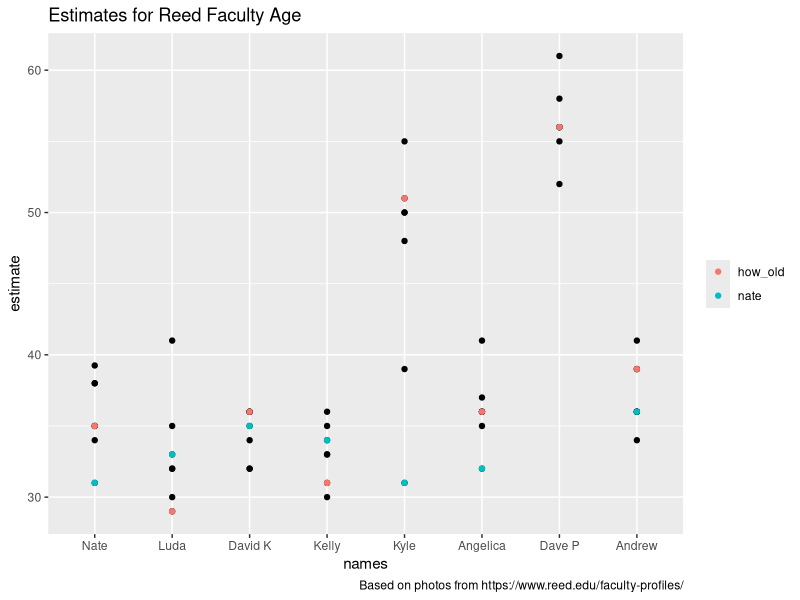

The R source for this figure:
## ---- chunk 1
knitr::opts_chunk$set(echo = TRUE)
library(tidyverse)
## ---- chunk 2
g1_id <- c("Ngoc", "Rohan", "Bhav", "Maxwell")
g2_id <- c("Group 37")
g3_id <- c("Simon", "Isabelle", "Ingrid")
g4_id <- c("Robin", "Taylor", "Arai")
g5_id <- c("Straight Up Vibes")
## ---- chunk 3
g1 <- c(34, 32, 32, 30, 50, 36, 58, 36)
g2 <- c(38, 30, 32, 35, 55, 41, 61, 34)
g3 <- c(38, 41, 36, 33, 50, 36, 56, 41)
g4 <- c(50.5, 35.7, 37.1, 37.4, 83.1, 39.5, 94.5, 45.2)
g4_2 <- c(39.25, 35, 36, 36, 48, 37, 52, 39)
g5 <- c(35, 32, 34, 33, 39, 35, 55, 36)
nate <- c(31, 33, 35, 34, 31, 32, 56, 36)
how_old <- c(35, 29, 36, 31, 51, 36, 56, 39)
names <-   c("Nate", "Luda", "David K", "Kelly", "Kyle", "Angelica", "Dave P", "Andrew")
## ---- chunk 4
age <- data.frame(names = factor(names, levels = names), g1, g2, g3, g4_2, g5, nate, how_old)
## ---- chunk 5
long_age <- age %>% pivot_longer(cols = !names, values_to = "estimate") 
## ---- chunk 6
color <- c("nate" = "red", "how_old"="blue")
ggplot(long_age, aes(x = names, y = estimate))+geom_point()+geom_point(data = long_age %>% filter(name == "nate"), aes(x = names, y = estimate, color = "nate"))+
  geom_point(data = long_age %>% filter(name == "how_old"), aes(x = names, y = estimate, color = "how_old"))+
  labs(title = "Estimates for Reed Faculty Age",
       caption = "Based on photos from https://www.reed.edu/faculty-profiles/")+
  theme(legend.title = element_blank())
